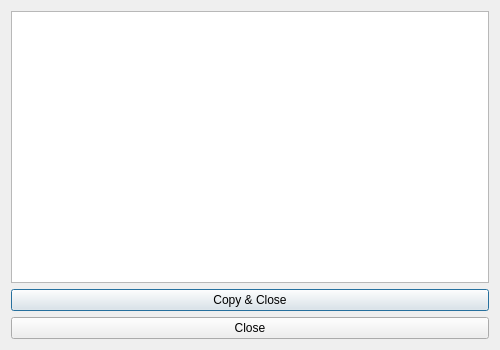
<?xml version="1.0" encoding="UTF-8"?>
<ui version="4.0">
 <class>getwktDialogBase</class>
 <widget class="QDialog" name="getwktDialogBase">
  <property name="geometry">
   <rect>
    <x>0</x>
    <y>0</y>
    <width>500</width>
    <height>350</height>
   </rect>
  </property>
  <property name="minimumSize">
   <size>
    <width>350</width>
    <height>250</height>
   </size>
  </property>
  <property name="windowTitle">
   <string>Get WKT</string>
  </property>
  <property name="windowIcon">
   <iconset>
    <normaloff>wkt.png</normaloff>wkt.png</iconset>
  </property>
  <layout class="QGridLayout" name="gridLayout">
   <item row="0" column="0">
    <layout class="QVBoxLayout" name="verticalLayout">
     <item>
      <widget class="QTextEdit" name="wktTextEdit">
       <property name="toolTip">
        <string>WKT/EWKT/JSON representation of the selected feature(s). Press Ctrl+C to copy and close.</string>
       </property>
       <property name="readOnly">
        <bool>true</bool>
       </property>
      </widget>
     </item>
     <item>
      <widget class="QPushButton" name="copyButton">
       <property name="toolTip">
        <string>Copy to clipboard and close dialog (Ctrl+C)</string>
       </property>
       <property name="text">
        <string>Copy &amp;&amp; Close</string>
       </property>
       <property name="default">
        <bool>true</bool>
       </property>
      </widget>
     </item>
     <item>
      <widget class="QPushButton" name="pushButton">
       <property name="toolTip">
        <string>Close dialog (Escape)</string>
       </property>
       <property name="text">
        <string>Close</string>
       </property>
      </widget>
     </item>
    </layout>
   </item>
  </layout>
 </widget>
 <resources/>
 <connections/>
</ui>
